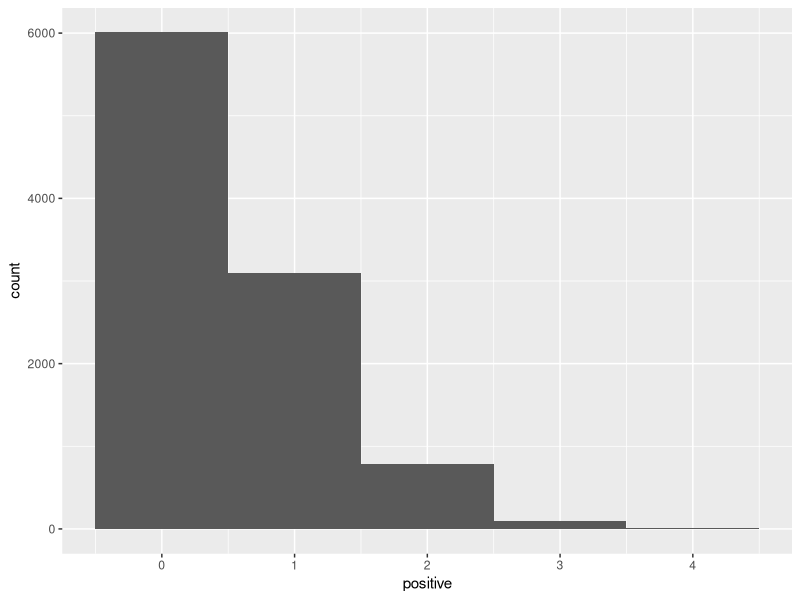
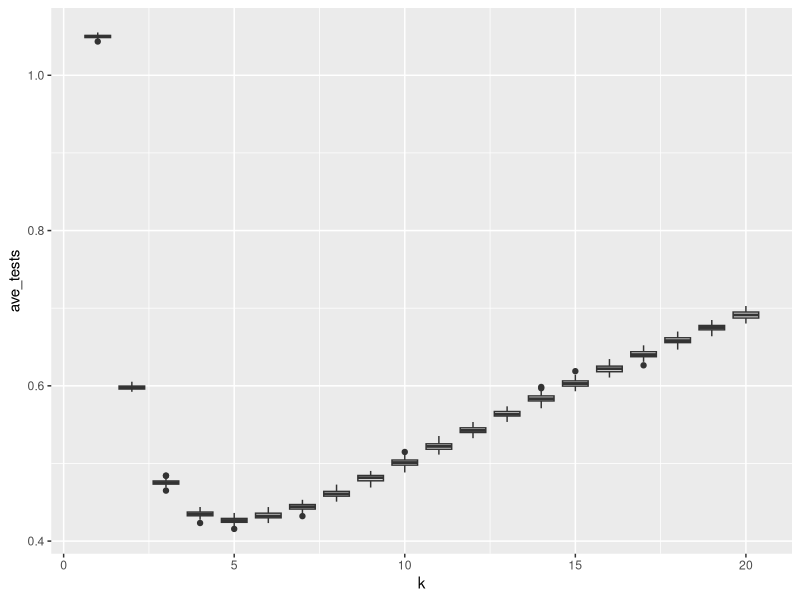
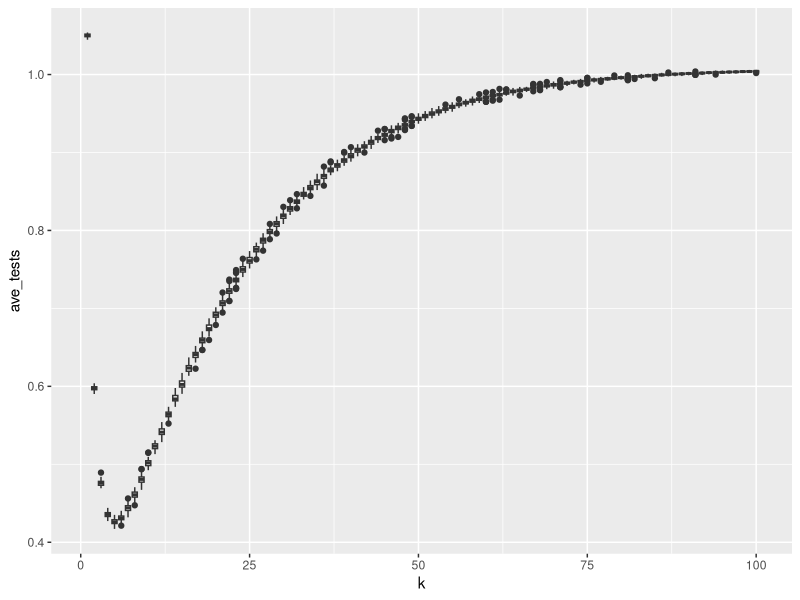
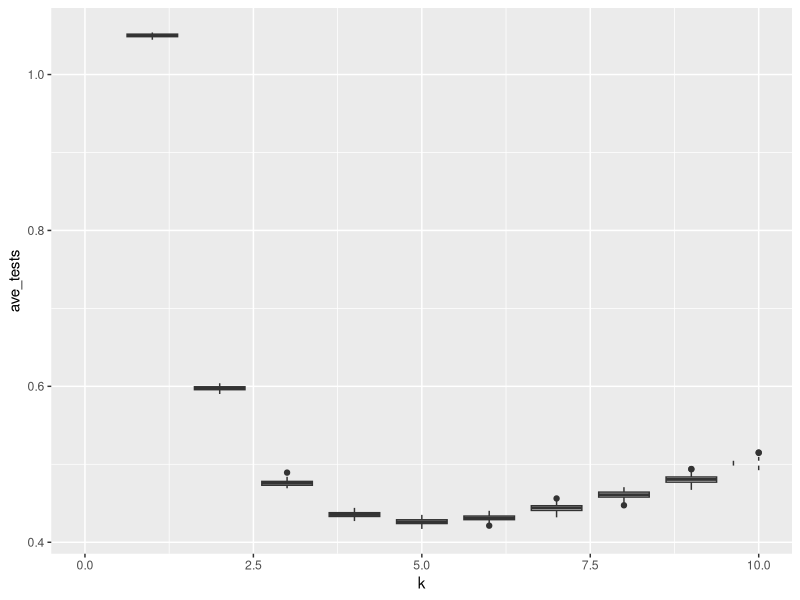

Source code (R) for these figures, in order:
## ---- chunk 1
#tinytex::install_tinytex()
## ---- chunk 2
print("Roses are red,")
print("violets are blue,")
print("R's pretty rad,")
print("and Bayes' rule rules.")
## ---- chunk 3
print("why did the chicken cross the road")

## ---- chunk 4

# This chunk has a name!
# These lines with '#' are comments. 
# The computer ignores them but humans don't. 
# You can use them to clarify code.
#
# It is good coding style to use comments 
# to clarify any confusing lines.

2 + 3 + 5  # Addition
2 * 3 * 5  # Multiplication
(2 ^ 3) ^ 5  # Exponentiation
## ---- chunk 5
# Three variables
a <- 42
b = 42
a <- TRUE # Overwrite a with a new value
word_variable <- 'words go in quotes!'  # Variable names don't have spaces

# A list of the three variables
list_of_data <- list(a, b, word_variable)
print(list_of_data)

## ---- chunk 6
knitr::opts_chunk$set(echo = TRUE)  # Set up knitr
## ---- chunk 7
library(tidyverse)  # Import the tidyverse package
knitr::opts_chunk$set(echo = TRUE)  # ready knitr 
## ---- chunk 8
k <- 10  # Number of people in a pool
samps <- 10000  # The total number of pools we test.

## ---- chunk 9
pos_rate <- 0.05  # The rate at which people have COVID. This is now a variable and is saved.
rbinom(1, size = k, prob = pos_rate)  # This randomly picks the number of people with covid in one pool from a binomial distribution.
## ---- chunk 10
# Make 42 random draws from the binomial distribution.
rbinom(42, size = k, prob = pos_rate)  

# Make 10 random draws, with positive rate of 50%.
rbinom(10, size = k, prob = 0.5)  
## ---- chunk 11
# Write your answer here.

p1_vector <- rbinom(200, size = 100, prob = 0.5)
p1_vector

#makes sense that it's around 50, as the pool is 100 and the rate is 50% and 50 is half of 100. 

#200 pools of 100 people in each pool, how many are positive in each of those 100 pools. 
## ---- chunk 12
?rbinom

# Write down the three other types of bionomial function's names. 

#dbinom
#pbinom
#qbinom
#rbinom
## ---- chunk 13
# Make a vector of all the pools, 
# where the i'th pool has the number of people with COVID in it.
positive <- rbinom(n = samps, size = k, prob = pos_rate) 

# Arrange data in a tibble.
# Look in your Environment panel and click pools to see what this data looks like.
pools <- tibble(positive)  
## ---- chunk 14
# Make a plot and say what data we will plot
ggplot(data = pools, aes(x = positive)) +  
  geom_histogram(binwidth = 1) 

## ---- chunk 15
# 'mutate' adds two columns to the data frame, one called 'retest'
# and one called 'tests'. These columns are filled with the values provided.
# You can look at the pools variable before and after running this to see what changed!
pools <- pools %>% 
  mutate(retest = sign(positive), 
         tests = 1 + retest * k)  

#added two new columns!

# Take mean number of tests needed
mean(pools$tests) / k
## ---- chunk 16
?sign
## ---- chunk 17
pools <- pools %>% 
  mutate(retest = sign(positive) , tests = 1 + retest * k)  
## ---- chunk 18

z = -10 + 3i  # The imaginary number 2 + 3i

z %>%
  Re() %>%  # Take the real part...
  abs() %>% # then take the absolute value...
  log(base = 10)  # then take log base ten.
  

# Same thing but now save it as the variable a
a <- z %>%
  Re() %>%  # Take the real part...
  abs() %>% # then take the absolute value...
  log(base = 10)  # the take the log base ten.

print(a)
## ---- chunk 19

z = -10 + 3i

a = log(abs(Re(z)), base = 10)

## ---- chunk 20

# Modify this code.

z = -10 + 3i  # The imaginary number 2 + 3i

z %>%
  Re() %>%  # Take the real part...
  abs() %>% # then take the absolute value...
  sqrt() %>% 
  log()  # then take the log base ten.
  


## ---- chunk 21

# This function takes in a pool size k and 
# returns the mean number of tests needed
# to identify everybody that has COVID.

calc_tests <- function(k) {
  
  pos_rate <- 0.05
  samps <- 10000
  positive = rbinom(n = samps, size = k, prob = pos_rate)  # Make new data for each run
  pools <-  tibble(positive)
  
  pools <- pools %>%
    mutate(retest = sign(positive) , tests= 1 + retest * k)
  
  output <- mean(pools$tests) / k
  
  output  # Return the mean

}

## ---- chunk 22
calc_tests(2)  # Mean tests needed for when pools have two people each

calc_tests(1)

calc_tests(8)

calc_tests(10)
## ---- chunk 23
# make a new tibble that contains the pool size *k* 
# for each replicate and does each replicate 100 times.
keffects <- tibble(k = rep(seq(20), 100)) 

# Calculate the average number of tests needed
keffects <- keffects %>%
  rowwise() %>%
  mutate(ave_tests = calc_tests(k), poolsize = as.integer(k))  # convert *k* to an integer to get geom_boxplot to work properly. 


ggplot(data = keffects, aes(x = k, y = ave_tests, group = poolsize)) +
  geom_boxplot()


calc_tests(5)

## ---- chunk 24
# make a new tibble that contains the pool size *k* 
# for each replicate and does each replicate 100 times.

keffects <- tibble(k = rep(seq(100), 100)) 

# Calculate the average number of tests needed
keffects <- keffects %>%
  rowwise() %>%
  mutate(ave_tests = calc_tests(k), poolsize = as.integer(k))  # convert *k* to an integer to get geom_boxplot to work properly. 


ggplot(data = keffects, aes(x = k, y = ave_tests, group = poolsize)) +
  geom_boxplot()
## ---- chunk 25
#zoom in
ggplot(data = keffects, aes(x = k, y = ave_tests, group = poolsize)) +
  geom_boxplot() +
  xlim(0, 10)
